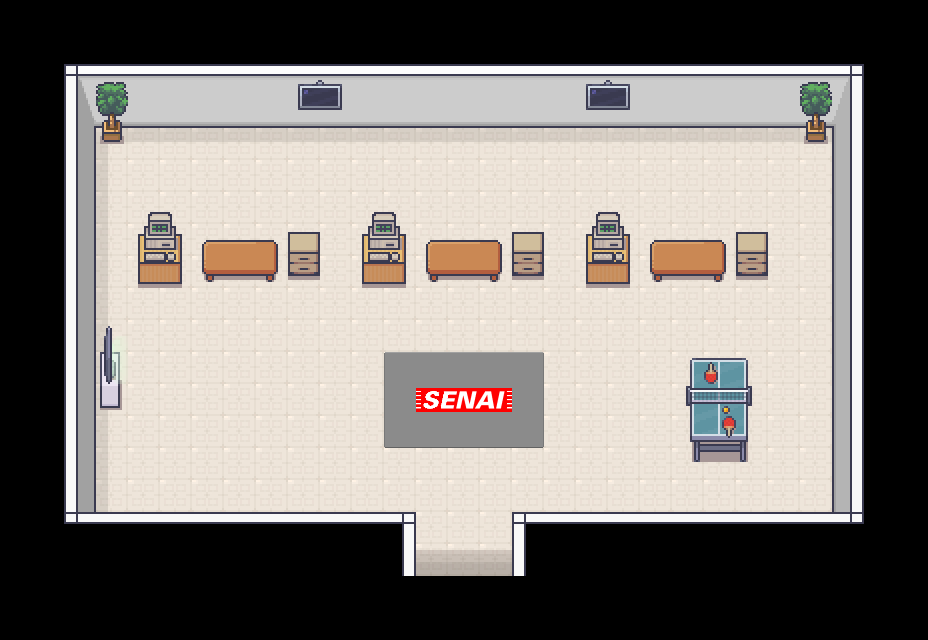

This is a level from a 2D game, rendered from its Tiled map with the project's own tilesets. A one-line summary and the map file follow, with tile-layer data summarised:
An orthogonal 29x20 tile map with 32x32 px tiles, 8 tile layers (Piso, Tapetes, Paredes, Moveis, ...), 5 tilesets and 18 objects (3x gavetas_stand, 3x pc_stand, 2x vaso_planta, player_spawn, npc_a, ...).

<map version="1.10" tiledversion="1.10.2" orientation="orthogonal" renderorder="right-down" width="29" height="20" tilewidth="32" tileheight="32" infinite="0" nextlayerid="11" nextobjectid="20">
 <tileset firstgid="1" source="tileset_paredes.tsx" />
 <tileset firstgid="8285" source="tileset_generic.tsx" />
 <tileset firstgid="9533" source="tileset_estoque.tsx" />
 <tileset firstgid="10333" source="tileset_biblioteca.tsx" />
 <tileset firstgid="10877" source="tapete.tsx" />
 <layer id="1" name="Piso" width="29" height="20">
  <data>[580 cells, 356 non-empty, 1 distinct tile ids]</data>
 </layer>
 <layer id="2" name="Tapetes" width="29" height="20">
  <data>[580 cells, 15 non-empty, 15 distinct tile ids]</data>
 </layer>
 <objectgroup id="10" name="Personagens">
  <object id="15" name="player_spawn" x="464.667" y="497.333">
   <point />
  </object>
  <object id="16" name="npc_a" x="239.818" y="221.818">
   <point />
  </object>
  <object id="17" name="npc_b" x="463.455" y="222">
   <point />
  </object>
  <object id="18" name="npc_c" x="687.455" y="222.182">
   <point />
  </object>
  <object id="19" name="npc_d" x="656.86" y="370.672">
   <point />
  </object>
 </objectgroup>
 <layer id="3" name="Paredes" width="29" height="20">
  <data>[580 cells, 130 non-empty, 15 distinct tile ids]</data>
 </layer>
 <layer id="4" name="Moveis" width="29" height="20">
  <data>[580 cells, 70 non-empty, 35 distinct tile ids]</data>
 </layer>
 <layer id="5" name="AcimaMoveis" width="29" height="20">
  <data>[580 cells, 5 non-empty, 5 distinct tile ids]</data>
 </layer>
 <layer id="6" name="MaisAcimaMoveis" width="29" height="20">
  <data>[580 cells, 2 non-empty, 2 distinct tile ids]</data>
 </layer>
 <objectgroup id="9" name="ObjetosColisores">
  <object id="1" name="mesa_tenis" x="686" y="364.875" width="66.125" height="96.75" />
  <object id="3" name="mesa_stand_a" x="202" y="240.364" width="76" height="41.2727" />
  <object id="4" name="mesa_stand_b" x="426.333" y="239.697" width="76" height="41.2727" />
  <object id="5" name="mesa_stand_c" x="650" y="239.697" width="76" height="41.2727" />
  <object id="6" name="vaso_planta" x="102.333" y="120" width="19.3333" height="21.3333" />
  <object id="7" name="vaso_planta" x="806.333" y="120" width="19.3333" height="21.3333" />
  <object id="8" name="gavetas_stand" x="735.879" y="237.455" width="31.8788" height="38.606" />
  <object id="9" name="gavetas_stand" x="512.102" y="237.364" width="31.8788" height="38.606" />
  <object id="10" name="gavetas_stand" x="288.061" y="237.197" width="31.8788" height="38.606" />
  <object id="11" name="pc_stand" x="137.879" y="233.742" width="43.8788" height="50.0605" />
  <object id="12" name="pc_stand" x="362.061" y="233.47" width="43.8788" height="50.0605" />
  <object id="13" name="pc_stand" x="586.061" y="232.97" width="43.8788" height="50.0605" />
  <object id="14" name="mesa_tv" x="99.6061" y="359.197" width="20.6061" height="48.9696" />
 </objectgroup>
 <layer id="7" name="Teto" width="29" height="20">
  <data>[580 cells, 8 non-empty, 5 distinct tile ids]</data>
 </layer>
 <layer id="8" name="BlocosColisores" width="29" height="20" opacity="0" offsetx="138" offsety="100">
  <properties>
   <property name="solid" type="bool" value="true" />
  </properties>
  <data>[580 cells, 72 non-empty, 1 distinct tile ids]</data>
 </layer>
</map>
